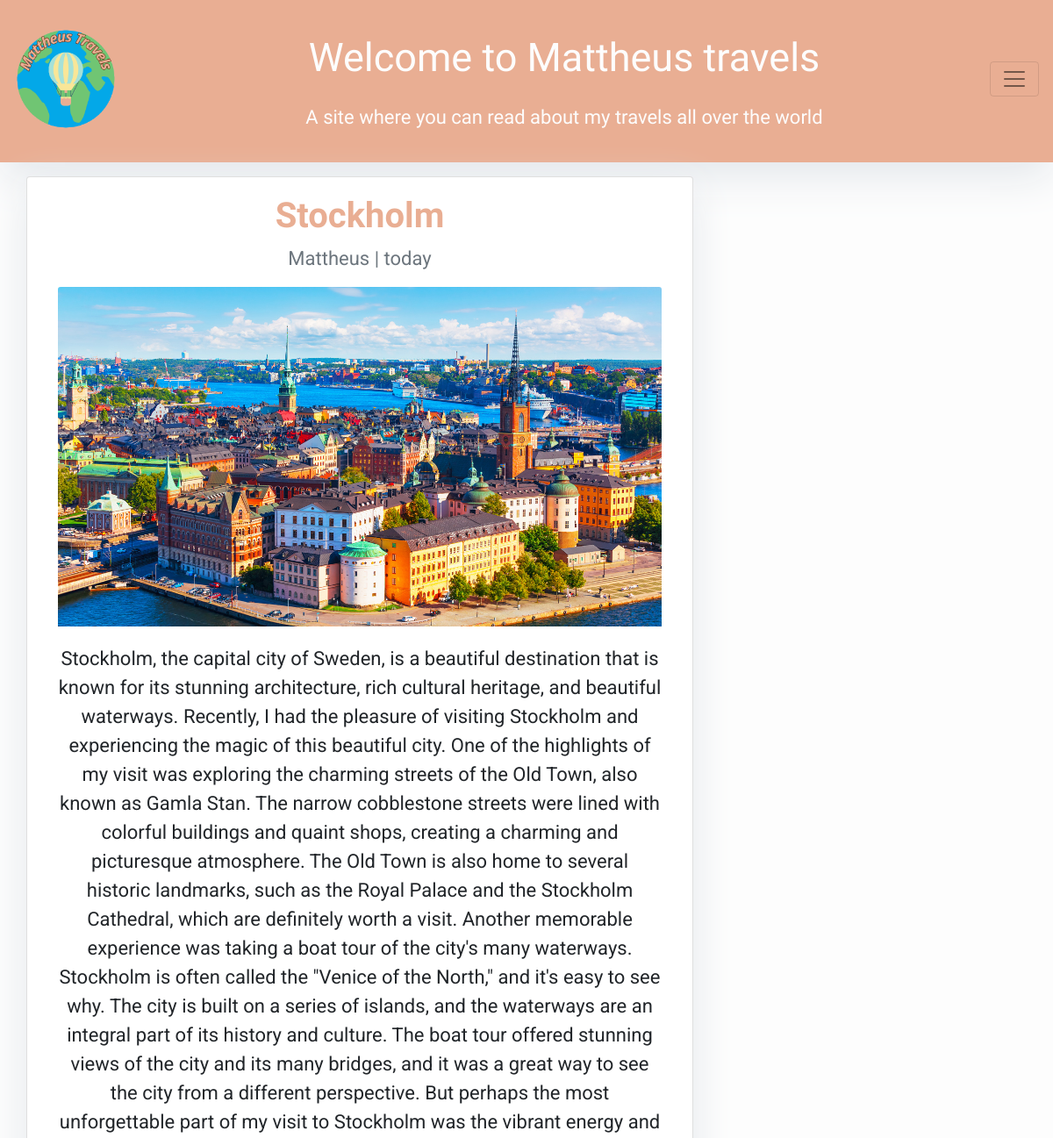
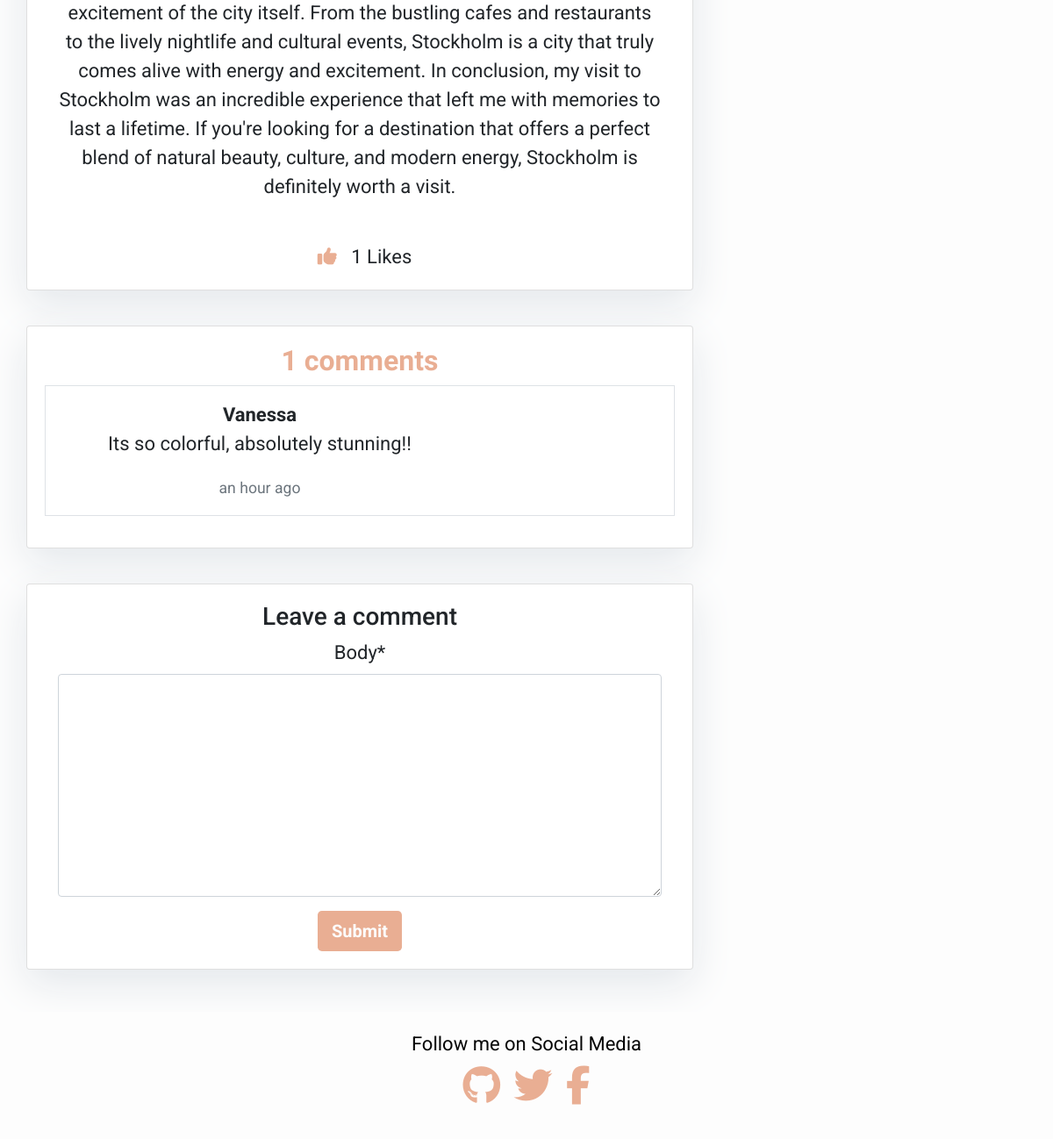
Screenshot of /stockholm/ (signed in) with the database file from the repository (2 pictures, top to bottom).
### blog/models.py (models this page shows, shortened)
class Post(models.Model):
    title = models.CharField(max_length=200, unique=True)
    slug = models.SlugField(max_length=200, unique=True)
    author = models.ForeignKey(User, on_delete=models.CASCADE, related_name="blog_posts")
    updated_on = models.DateTimeField(auto_now=True)
    content = models.TextField()
    created_on = models.DateTimeField(auto_now_add=True)
    status = models.IntegerField(choices=STATUS, default=0)
    image = models.ImageField(upload_to="images/", blank=True, null=True)
    likes = models.ManyToManyField(User, related_name='liked_posts', blank=True)
    class Meta:
        ordering = ["-created_on"]

class Comment(models.Model):
    post = models.ForeignKey(Post, on_delete=models.CASCADE, related_name='comments')
    name = models.CharField(max_length=80)
    email = models.EmailField()
    body = models.TextField()
    created_on = models.DateTimeField(auto_now_add=True)
    active = models.BooleanField(default=True)
    class Meta:
        ordering = ['created_on']

### blog/views.py (the view)
# urls.py: path('<slug:slug>/', views.post_detail, name='post_detail'),
@login_required
def post_detail(request, slug):
    template_name = 'post_detail.html'
    post = get_object_or_404(Post, slug=slug)
    comments = post.comments.filter(active=True)
    new_comment = None
    if request.method == 'POST':
        comment_form = CommentForm(data=request.POST)
        if comment_form.is_valid():
            new_comment = comment_form.save(commit=False)
            new_comment.post = post
            new_comment.name = request.user.username
            new_comment.save()
    else:
        comment_form = CommentForm()
    return render(request, template_name, {'post': post,
                                           'comments': comments,
                                           'new_comment': new_comment,
                                           'comment_form': comment_form})

### blog/forms.py
class CommentForm(forms.ModelForm):
    class Meta:
        model = Comment
        fields = ('body',)

### templates/post_detail.html (shortened to what this page needs)
{% extends 'base.html' %}
{% block content %}
{% load static %}
{% load crispy_forms_tags %}
{% load humanize %}
<div class="container text-center">
  <div class="row">
    <div class="col-md-8 card mb-4  mt-3 left  top">
      <div class="card-body">
        <h1 class="title-post">{% block title %} {{ post.title }} {% endblock title %}</h1>
        <p class=" text-muted">{{ post.author }} | {{ post.created_on | naturalday }}</p>
        <img src="{{ post.image.url }}" alt="{{ post.title }}" class="card-img-top">
        <p class="card-text ">{{ post.content | safe }}</p>
        <button id="like-btn" {% if not user.is_authenticated %}disabled{% endif %}><i id="like-icon" class="fas fa-thumbs-up"></i></button>
        <span id="like-count">{{ post.likes.count }}</span> Likes
      </div>
    </div>
  <div class="col-md-8 card mb-4  mt-3 ">
    <div class="card-body">
      <h2 class="card-text-comments">{{ comments.count }} comments</h2>
      {% for comment in comments %}
  <div class="row mb-3 border p-3">
    <div class="col-8">
      <strong>{{ comment.name }}</strong>
      <p>{{ comment.body }}</p>
      <small class="text-muted">{{ comment.created_on | naturaltime }}</small>
    </div>
  </div>
{% endfor %}
    </div>
  </div>
    <div class="col-md-8 card mb-4  mt-3 ">
      <div class="card-body">
        <h3>Leave a comment</h3>
        <form method="post">
          {{ comment_form | crispy }}
          <button type="submit" class="btn btn-primary  btn-lg">Submit</button>
        </form>
      </div>
    </div>
  </div>
</div>
{% endblock content %}

### static/css/style.css (style rules this page uses)
body { font-family: "Roboto", sans-serif; font-size: 22px; background-color: #fdfdfd; min-height: 100vh; }
i { color: #E9AE93; padding: 5px; padding-top: 15px; }
.btn-primary { color: #fdfdfd; background-color: #E9AE93; text-decoration: none; font-weight: bold; border: none; }
.card { box-shadow: 0 16px 48px #E3E7EB; }
.card-text-comments { color: #E9AE93; font-weight: bold; font-family: "Alkatra"; }
.card-text { padding-top: 20px; padding-bottom: 20px; }
.title-post { color: #E9AE93; font-weight: bold; font-family: "Alkatra"; }
#like-btn { background-color: transparent; border: none; color: #007bff; }

### rows the page displays
Post: title "Stockholm", author "Mattheus", created_on "today", image (picture), content "Stockholm, the capital city of Sweden, is a beautiful destination that is known for its stunning architecture, rich cultural heritage, and beautiful waterways. Recently, I had the pleasure of visiting Stockholm and experiencing the magic of this beautiful city. One of the highlights of my visit was exploring the charming streets of the Old Town, also known as Gamla Stan. The narrow cobblestone streets were lined with colorful buildings and quaint shops, creating a charming and picturesque atmosphere. The Old Town is also home to several historic landmarks, such as the Royal Palace and the Stockholm Cathedral, which are definitely worth a visit. Another memorable experience was taking a boat…", likes.count "1"
Comment: name "Vanessa", body "Its so colorful, absolutely stunning!!", created_on "an hour ago"

### other values shown
{{ comments.count }} "1"
